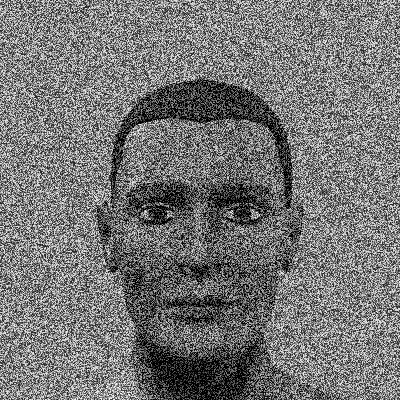
#> input picture ML-13/man.jpg, 400 x 400 px
$ python ex.py   (Python 2 division)
#> lines starting #> are read from the running program, lines starting #| are printed output that depends on the picture
"""
1) Try to remove the noise from the man.jpg image by doing erosion
and dilation in a sequence.
2) Try to remove the noise from the man.jpg by using
morphologyEx() function. Get resultantant images for the two
arguments
a. cv.MORPH_close
b. cv.MORPH_open
"""
#1

import cv2 as cv
import numpy as np


img=cv.imread('man.jpg',0)
#> img is the input picture: shape (400, 400); min 0, max 255, mean 117.4
kernel=np.ones((3,3), np.uint8)
erode= cv.erode(img, kernel, iterations=5)
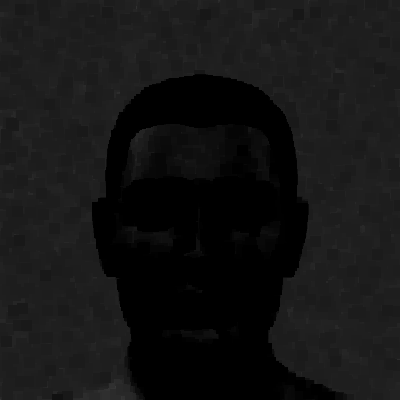
#> erode: shape (400, 400); min 0, max 56, mean 20.2
dialate=cv.dilate(img,kernel,iterations=2)
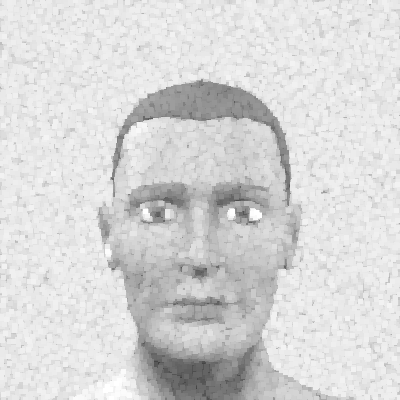
#> dialate: shape (400, 400); min 61, max 255, mean 215.3
img1=np.hstack((img,erode, dialate))
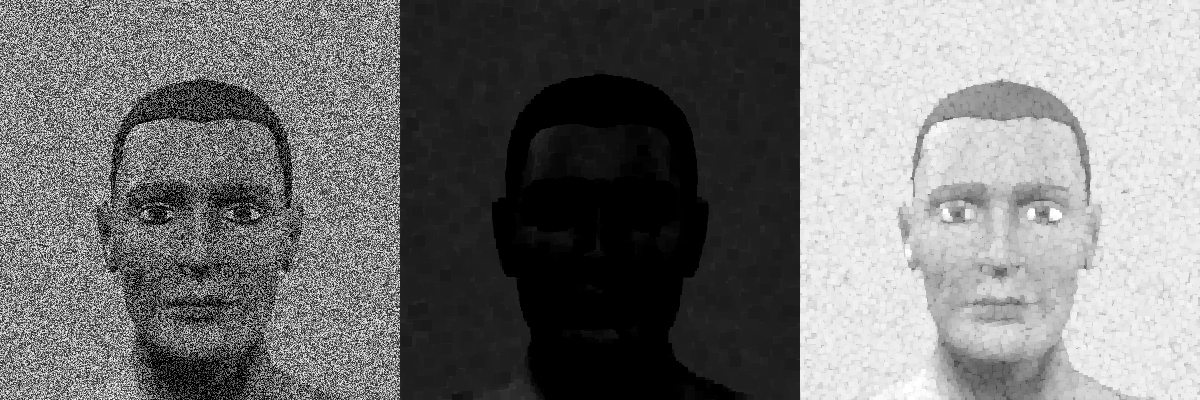
#> img1: shape (400, 1200); min 0, max 255, mean 117.7
#cv.imshow('dt', img1)
#cv.waitKey(0)

#2
morph= cv.morphologyEx(img, cv.MORPH_OPEN, kernel)
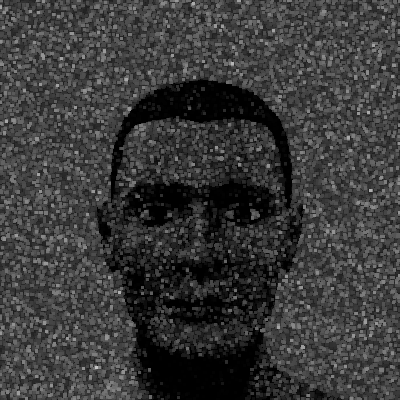
#> morph: shape (400, 400); min 0, max 197, mean 57.7
morph1= cv.morphologyEx(img, cv.MORPH_CLOSE, kernel)
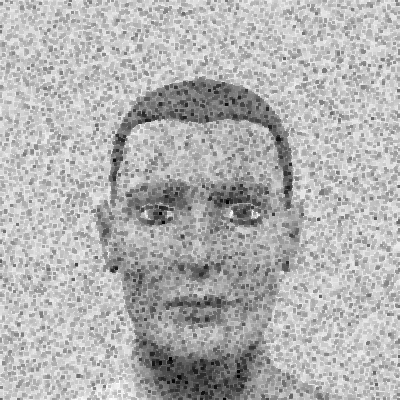
#> morph1: shape (400, 400); min 2, max 255, mean 178.1
img2=np.hstack((img,morph,morph1))
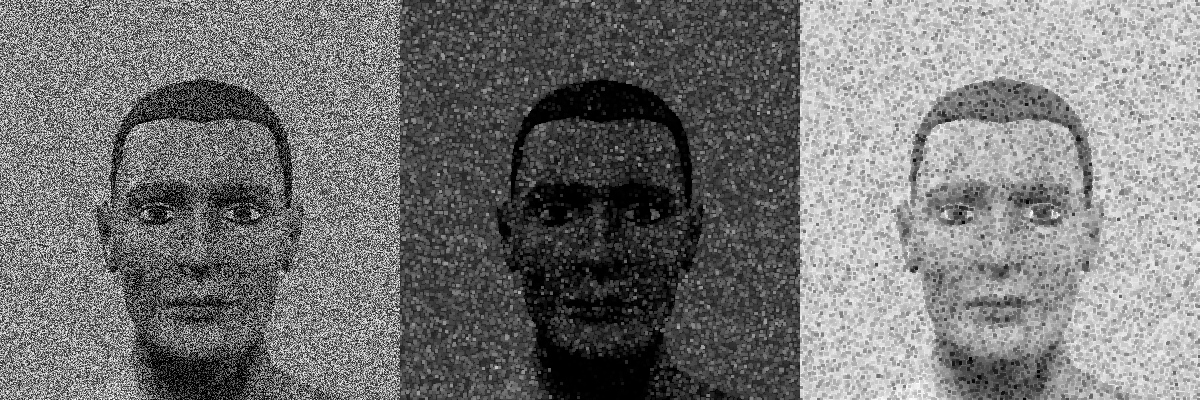
#> img2: shape (400, 1200); min 0, max 255, mean 117.7
#cv.imshow('dt', img2)
#cv.waitKey(0)

"""
3) Do noise removal in the girl.jpg image using the above program.
4) Apply sobel feature detection functions on the ‘building.png’
picture
"""
#3
imggirl=cv.imread('girl.jpg',0)
#> (the run stopped early here; a loop or call above may not have finished)

$ run again, with ML-10/apple.jpg copied over ML-13/man.jpg
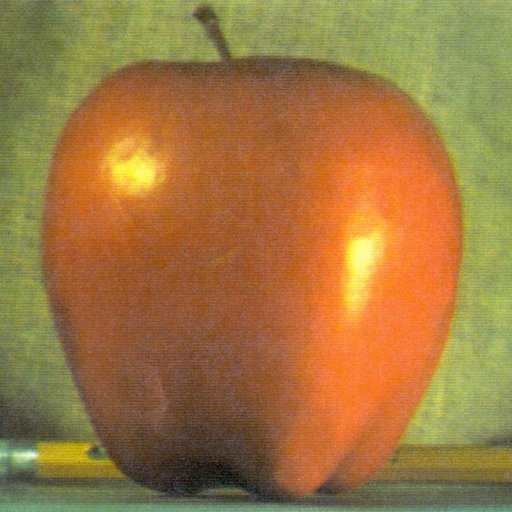
#> input picture ML-10/apple.jpg, 512 x 512 px
#> `dialate=cv.dilate(img,kernel,iterations=2)`:
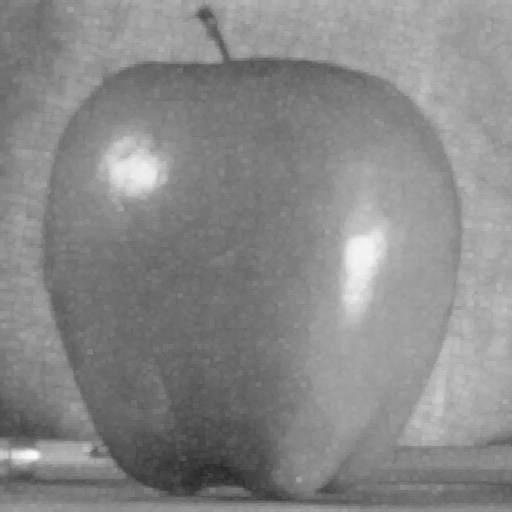
#> dialate: shape (512, 512); min 37, max 250, mean 136.3
#> `img2=np.hstack((img,morph,morph1))`:
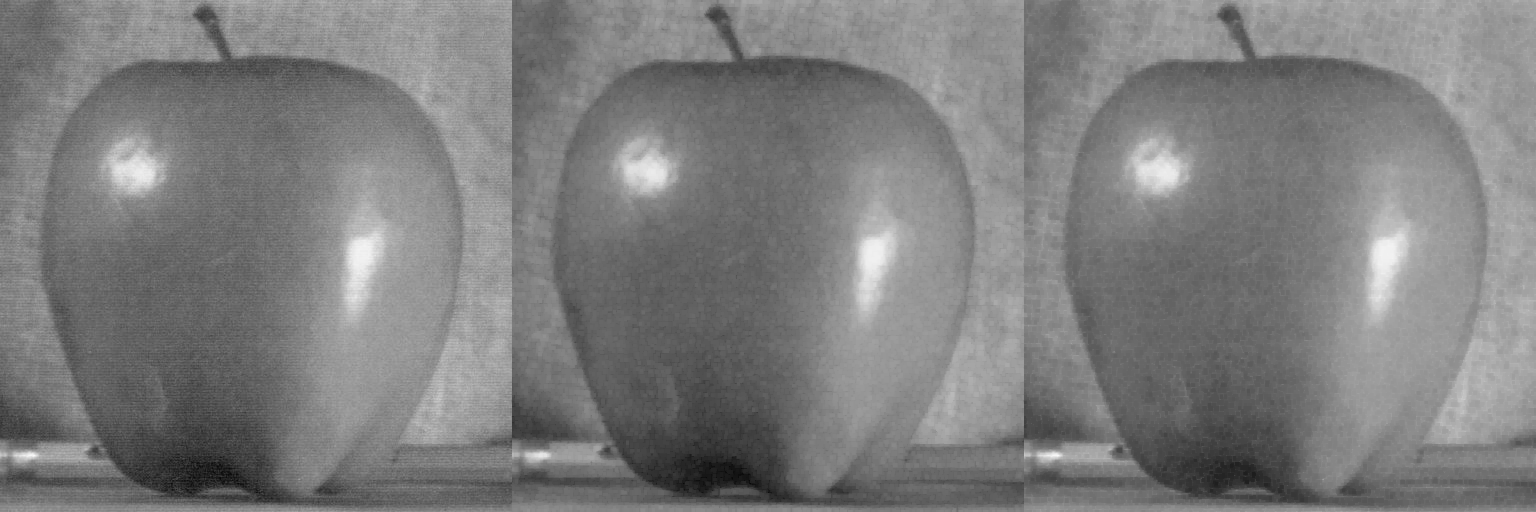
#> img2: shape (512, 1536); min 7, max 250, mean 125.2

$ run again, with ML-10/orange.jpg copied over ML-13/man.jpg
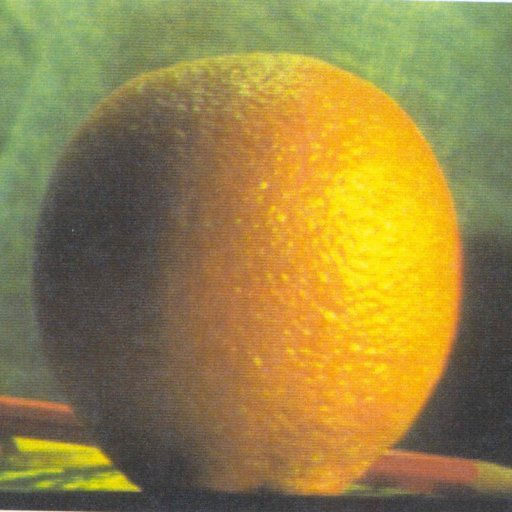
#> input picture ML-10/orange.jpg, 512 x 512 px
#> `dialate=cv.dilate(img,kernel,iterations=2)`:
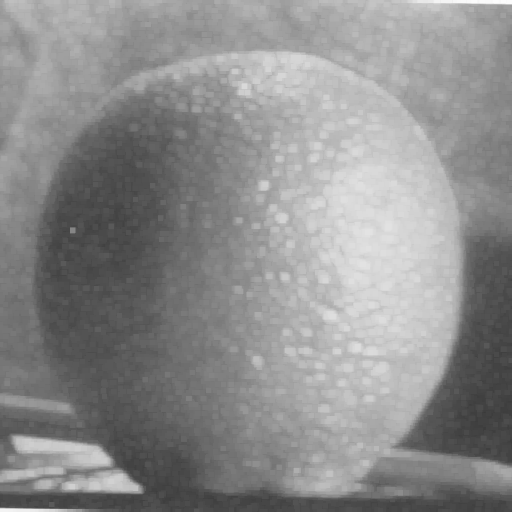
#> dialate: shape (512, 512); min 58, max 253, mean 140.9
#> `img2=np.hstack((img,morph,morph1))`:
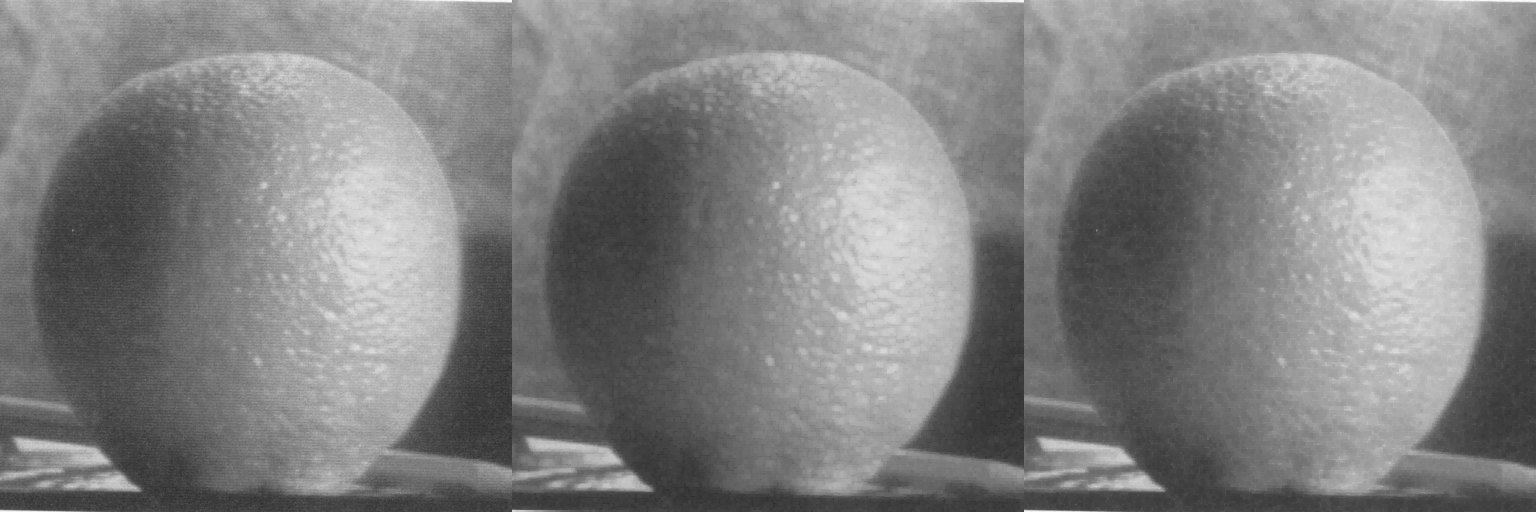
#> img2: shape (512, 1536); min 44, max 253, mean 130.1
